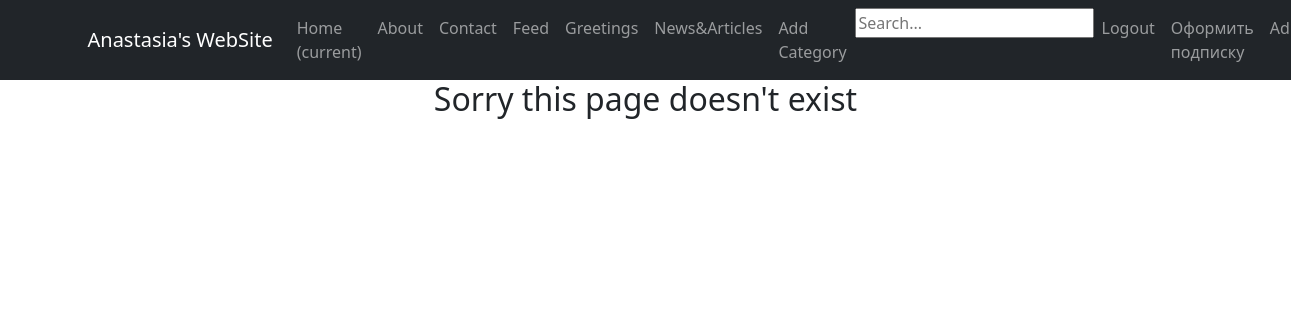
Page /category/Football/ on the earlier database version.
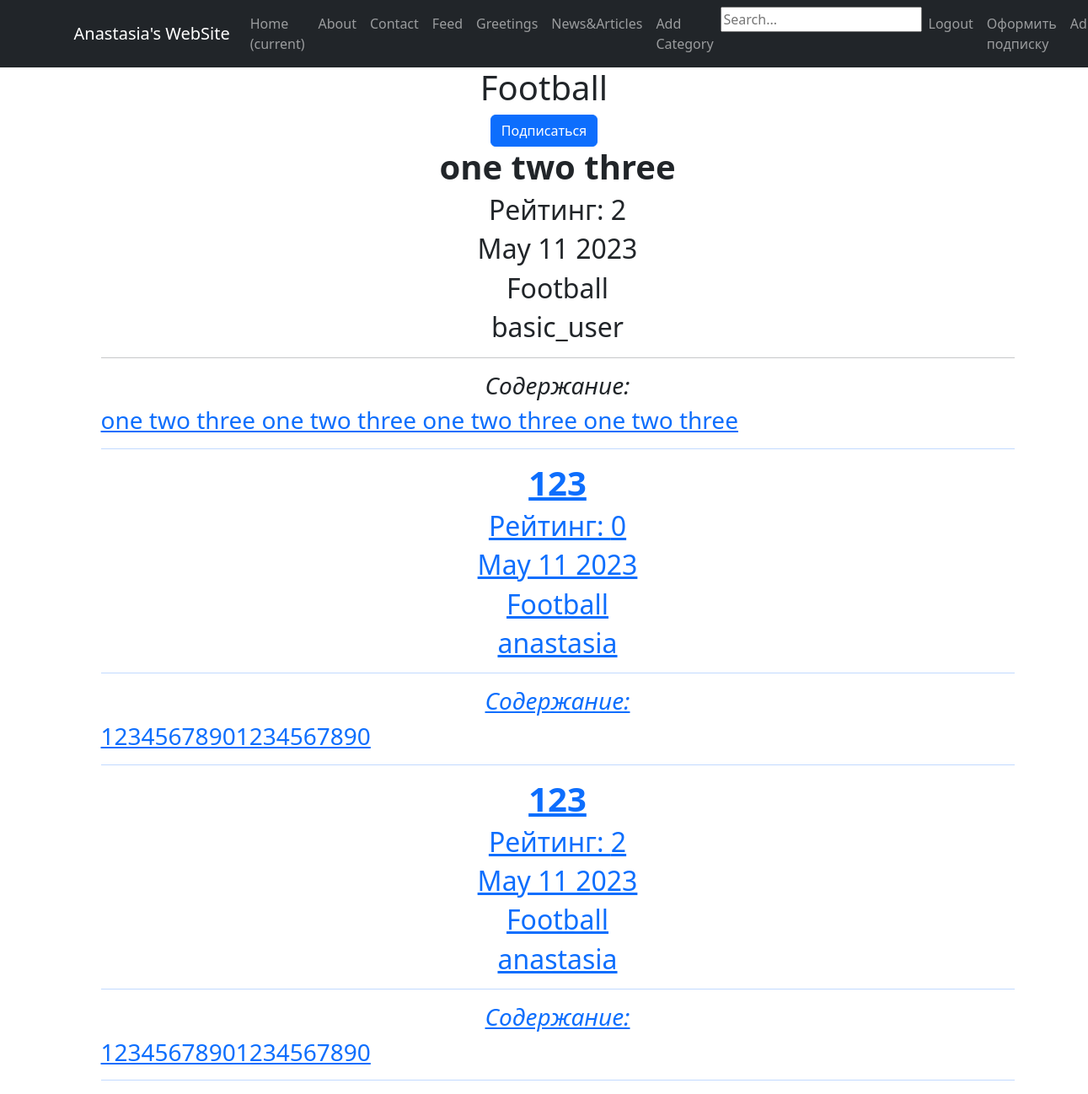
Same page on the later database version.
### NewsPortal/models.py (models this page shows, shortened)
class Post(models.Model):
    author = models.ForeignKey(get_user_model(), default=1, on_delete=models.SET_DEFAULT)
    type = models.CharField(max_length=7, choices=TYPE)
    time_in = models.DateTimeField(auto_now_add=True)
    category = models.CharField(max_length=255, default='music')
    title = models.CharField(max_length=255)
    text = models.TextField()
    rating = models.IntegerField(default=0)

### NewsPortal/views.py (the view)
# urls.py: path('category/<str:cats>/', CategoryView, name='category'),
def CategoryView(request, cats):
    category_posts = Post.objects.filter(category=cats.replace('-', ' '))
    return render(request, 'categories.html', {'cats': cats.title().replace('-', ' '), 'category_posts': category_posts})

### templates/categories.html (shortened to what this page needs)
{% extends 'flatpages/default.html' %}
{% block content %}
{% if category_posts %}
    <h1>{{ cats }} </h1>
   <form method="POST">
        <button type="submit" class="btn btn-primary">Подписаться</button>
    </form>
    <ul>
    {% for post in category_posts %}
    <h1><b> {{ post.title}} </b></h1>
    <h2> Рейтинг: {{post.rating}} </h2>
    <h2>{{ post.time_in|date:'M d Y' }}</h2>
    <h2>{{ post.category }}</h2>
    <h2>{{ post.author }}</h2>
    <hr>
    <h3><em> Содержание: </em></h3>
    <h3><p align="left"> <a href="{% url 'some_news' post.pk %}">{{ post.text }} </p></h3>
    <hr>
    {% endfor %}
    </ul>
{% else %}
    <h2> Sorry this page doesn't exist </h2>
{% endif %}
{% endblock content %}

### templates/flatpages/default.html (shortened to what this page needs)
<!DOCTYPE html>
<html lang="en">
    <head>
        {% load static %}
        <link href="{% static 'css/styles.css' %}" rel="stylesheet" />
    </head>
    <body>
        <nav class="navbar navbar-expand-lg navbar-dark bg-dark static-top">
       <div class="container">
           <a class="navbar-brand" href="#">Anastasia's WebSite</a>
           <div class="collapse navbar-collapse" id="navbarResponsive">
               <ul class="navbar-nav ml-auto">
                   <li class="nav-item active">
                       <a class="nav-link" href="#">Home
                           <span class="sr-only">(current)</span>
                       </a>
                   </li>
                   <li class="nav-item">
                       <a class="nav-link" href="/about/">About</a>
                   </li>
                   <li class="nav-item">
                       <a class="nav-link" href="/contacts/">Contact</a>
                   </li>
                   <li class="nav-item">
                       <a class="nav-link" href="/feed/">Feed</a>
                   </li>
                   <li class="nav-item">
                       <a class="nav-link" href="/greetings/">Greetings</a>
                   </li>
                   <li class="nav-item">
                       <a class="nav-link" href="/posts/">News&Articles</a>
                   </li>
                   <li class="nav-item">
                       <a class="nav-link" href="/add_category/">Add Category</a>
                   </li>
                   <form action="{% url 'search' %}" method="get">
                      <input name="q" type="text" placeholder="Search...">
                    </form>
                   <li class="nav-item">
                       <a class="nav-link" href="/byebye/">Logout</a>
                   </li>
                   <li class="nav-item">
                       <a class="nav-link" href="/subscribe/">Оформить подписку</a>
                   </li>
                   <li class="nav-item">
                       <a class="nav-link" href="/admin/">Admin</a>
                   </li>
               </ul>
           </div>
       </div>
    </nav>
        <div class="container">
           <div class="row">
               <div class="col-lg-12 text-center">
                   {% block content %}{% endblock content %}
               </div>
           </div>
        </div>
    </body>
</html>

Differences in the rows shown:
added Post: title "one two three", rating "2", time_in "May 11 2023", category "Football", author "basic_user", text "one two three one two three one two three one two three"
added Post: title "123", rating "0", time_in "May 11 2023", category "Football", author "anastasia", text "12345678901234567890"
added Post: title "123", rating "2", time_in "May 11 2023", category "Football", author "anastasia", text "12345678901234567890"
Other differences:
{{ cats }}: (not shown) → "Football"
text no longer shown: "Sorry this page doesn't exist"
text now shown: "Подписаться"
